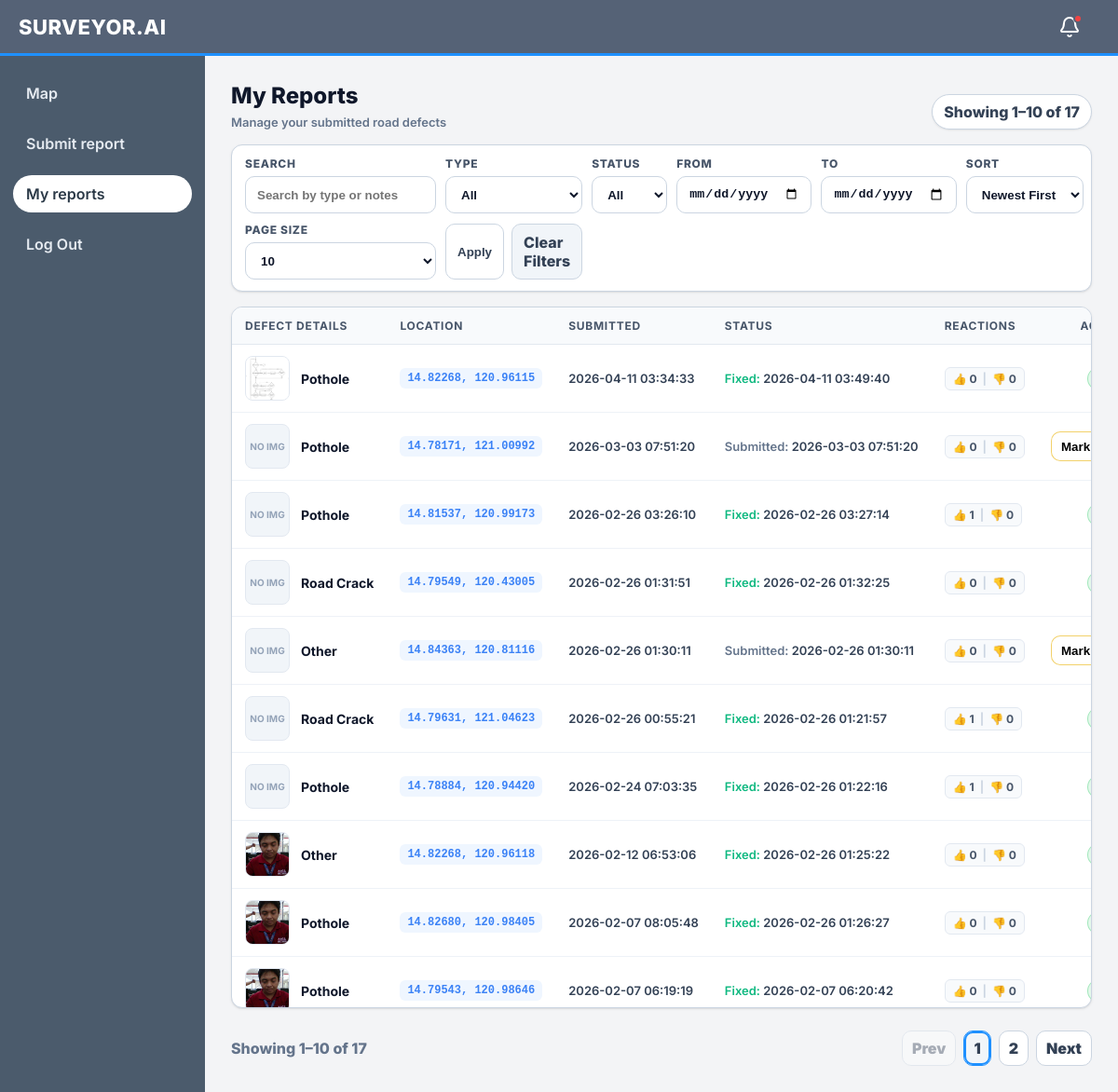
Screenshot of /my-reports (signed in) with the database file from the repository.
### app.py (models this page shows, shortened)
class Report(db.Model):
    id = db.Column(db.Integer, primary_key=True)
    user_id = db.Column(db.Integer, db.ForeignKey('user.id'), nullable=False, index=True)
    title = db.Column(db.String(200), nullable=False)
    body = db.Column(db.Text, nullable=False)
    latitude = db.Column(db.Float, nullable=True)
    longitude = db.Column(db.Float, nullable=True)
    obstruction_type = db.Column(db.String(50), nullable=True)
    photo_path = db.Column(db.String(512), nullable=True)
    created_at = db.Column(db.Integer, nullable=False, default=lambda: int(time.time()))
    status_updated_at = db.Column(db.Integer, nullable=True, default=lambda: int(time.time()))
    is_fixed = db.Column(db.Boolean, nullable=False, default=False)
    fixed_at = db.Column(db.Integer, nullable=True)
    is_false_report = db.Column(db.Boolean, nullable=False, default=False)
    thumbs_up_count = db.Column(db.Integer, nullable=False, default=0)
    thumbs_down_count = db.Column(db.Integer, nullable=False, default=0)
    @property
    def created_at_iso(self) -> str:
        try:
            return time.strftime('%Y-%m-%d %H:%M:%S', time.localtime(int(self.created_at)))
        except Exception:
            return str(self.created_at)
    @property
    def fixed_at_iso(self) -> str:
        try:
            if self.fixed_at:
                return time.strftime('%Y-%m-%d %H:%M:%S', time.localtime(int(self.fixed_at)))
            return ''
        except Exception:
            return ''

### app.py (the view, shortened to what this page needs)
@app.route('/my-reports')
def my_reports_page():
    current_user = _require_role('user')
    if not isinstance(current_user, User):
        return current_user
    if _is_admin_or_moderator(current_user):
        abort(403)
    q = (request.args.get('q') or '').strip()
    type_filter = (request.args.get('type') or '').strip().lower()
    status_filter = (request.args.get('status') or '').strip().lower()
    start_date = (request.args.get('start_date') or '').strip()
    end_date = (request.args.get('end_date') or '').strip()
    sort = (request.args.get('sort') or 'date_desc').strip().lower()
    try:
        page = max(1, int(request.args.get('page', '1')))
    except Exception:
        page = 1
    try:
        per_page = int(request.args.get('per_page', '10'))
    except Exception:
        per_page = 10
    if per_page not in (10, 20, 50):
        per_page = 10
    query = Report.query.filter(Report.user_id == int(current_user.id))
    if start_date:
        try:
            start_ts = int(time.mktime(time.strptime(start_date, "%Y-%m-%d")))
            query = query.filter(Report.created_at >= start_ts)
        except ValueError:
            pass
    if end_date:
        try:
            end_ts = int(time.mktime(time.strptime(end_date, "%Y-%m-%d"))) + 86399
            query = query.filter(Report.created_at <= end_ts)
        except ValueError:
            pass
    query = query.filter(Report.is_false_report == False)
    if sort == 'date_asc':
        query = query.order_by(asc(Report.created_at), asc(Report.id))
    elif sort == 'type':
        query = query.order_by(asc(Report.obstruction_type), desc(Report.created_at), desc(Report.id))
    else:
        sort = 'date_desc'
        query = query.order_by(desc(Report.created_at), desc(Report.id))
    total = query.count()
    pages = max(1, (total + per_page - 1) // per_page)
    if page > pages:
        page = pages
    offset = (page - 1) * per_page
    reports = query.limit(per_page).offset(offset).all()
    start = 0 if total == 0 else offset + 1
    end = 0 if total == 0 else min(total, offset + len(reports))
    return render_template(
        '/my_reports.html',
        current_user=current_user,
        is_admin=False,
        reports=reports,
        q=q,
        type_filter=type_filter,
        status_filter=status_filter,
        start_date=start_date,
        end_date=end_date,
        sort=sort,
        per_page=per_page,
        page=page,
        pages=pages,
        total=total,
        start=start,
        end=end,
    )

### app.py (called while the page is built, shortened)
def _get_current_user():
    uid = session.get('user_id')
    if not uid:
        return None
    try:
        return User.query.get(int(uid))
    except Exception:
        return None

def _is_admin(user) -> bool:
    if not user:
        return False
    role = getattr(user, 'role', None)
    if role is None:
        return False
    return str(role).strip().lower() == 'admin'

def _is_moderator(user) -> bool:
    if not user:
        return False
    role = getattr(user, 'role', None)
    if role is None:
        return False
    return str(role).strip().lower() == 'moderator'

def _is_admin_or_moderator(user) -> bool:
    return _is_admin(user) or _is_moderator(user)

@app.before_request
def _block_writes_during_restore():
    if not RESTORE_STATE.get("in_progress"):
        return None

def _login_required():
    cu = _get_current_user()
    if not cu:
        return redirect(url_for('login', next=request.path))
    return cu

def _require_role(*roles):
    cu = _login_required()
    if not isinstance(cu, User):
        return cu
    role = str(getattr(cu, 'role', '') or '').strip().lower()
    allowed = {str(r).strip().lower() for r in roles}
    if role not in allowed:
        abort(403)
    return cu

@app.context_processor
def inject_notifications():
    uid = session.get('user_id')
    count = 0
    if uid:
        try:
            count = Notification.query.filter_by(user_id=int(uid), is_read=False).count()
        except Exception:
            pass
    return dict(unread_notifications_count=count)

@app.before_request
def _ensure_gps_started():
    global _gps_started
    if not _gps_started:
        ensure_gps_thread()
        _gps_started = True

@app.before_request
def _cleanup_expired_otps_periodically():
    global _otp_cleanup_counter
    _otp_cleanup_counter += 1

### templates/my_reports.html (shortened to what this page needs)
<!DOCTYPE html>
<html>
  <head>
    <link rel="stylesheet" href="{{ url_for('static', filename='css/users.css') }}" />
    <link rel="stylesheet" href="{{ url_for('static', filename='css/my_reports.css') }}" />
    <link rel="stylesheet" href="{{ url_for('static', filename='css/mobile-nav.css') }}" />
  </head>
  <body>
    <header class="topbar">
      <div class="brand">SURVEYOR.AI</div>
      <div style="margin-left:auto; margin-right:12px; position:relative;">
        <button id="notifBtn" style="background:none; border:none; width:40px; height:40px; border-radius:8px; cursor:pointer; display:flex; align-items:center; justify-content:center; position:relative;">
          <img src="{{ url_for('static', filename='icons/bell.svg') }}" width="24" height="24" alt="Notifications" style="filter: brightness(0) invert(1);" />
          <div id="notifBadge" style="position:absolute; top:6px; right:6px; width:10px; height:10px; background:#ef4444; border:2px solid #556276; border-radius:50%; display:none;"></div>
        </button>
      </div>
    </header>
    <div class="layout">
      <aside class="sidebar">
        <nav class="nav">
          <a href="/map">Map</a>
          <a href="/reports">Submit report</a>
          <a class="active" href="/my-reports">My reports</a>
          <a href="/logout">Log Out</a>
        </nav>
      </aside>
      <main class="main">
        <div class="page">
          <div class="page-header">
            <div>
              <div class="title">My Reports</div>
              <div class="subtitle">Manage your submitted road defects</div>
            </div>
            <div class="count">Showing {{ start }}–{{ end }} of {{ total }}</div>
          </div>
          <div class="controls card">
            <form class="controls-inner" method="get" action="{{ url_for('my_reports_page') }}">
              <div class="control-row my-reports-filters">
                <div class="control">
                  <label class="control-label" for="q">Search</label>
                  <input id="q" class="control-input" type="text" name="q" value="{{ q or '' }}" placeholder="Search by type or notes" />
                </div>
                <div class="control">
                  <label class="control-label" for="type">Type</label>
                  <select id="type" class="control-input" name="type">
                    <option value="" {% if not type_filter %}selected{% endif %}>All</option>
                  </select>
                </div>
                <div class="control">
                  <label class="control-label" for="status">Status</label>
                  <select id="status" class="control-input" name="status">
                    <option value="" {% if not status_filter %}selected{% endif %}>All</option>
                  </select>
                </div>
                <div class="control">
                  <label class="control-label" for="start_date">From</label>
                  <input id="start_date" class="control-input" type="date" name="start_date" value="{{ start_date or '' }}" />
                </div>
                <div class="control">
                  <label class="control-label" for="end_date">To</label>
                  <input id="end_date" class="control-input" type="date" name="end_date" value="{{ end_date or '' }}" />
                </div>
                <div class="control">
                  <label class="control-label" for="sort">Sort</label>
                  <select id="sort" class="control-input" name="sort">
                    <option value="date_desc" {% if sort == 'date_desc' %}selected{% endif %}>Newest First</option>
                  </select>
                </div>
                <div class="control">
                  <label class="control-label" for="per_page">Page size</label>
                  <select id="per_page" class="control-input" name="per_page">
                    <option value="10" {% if per_page == 10 %}selected{% endif %}>10</option>
                  </select>
                </div>
                <div class="control actions">
                  <button class="btn" type="submit">Apply</button>
                  <a class="btn secondary" href="{{ url_for('my_reports_page') }}">Clear Filters</a>
                </div>
              </div>
            </form>
          </div>
          <div class="card">
            <div class="table-wrap tall">
              <table class="table" aria-label="My reports table">
                <thead>
                  <tr>
                    <th style="width: 25%;">Defect Details</th>
                    <th style="width: 15%;">Location</th>
                    <th style="width: 15%;">Submitted</th>
                    <th style="width: 15%;">Status</th>
                    <th style="width: 15%;">Reactions</th>
                    <th style="width: 15%; text-align: right;">Actions</th>
                  </tr>
                </thead>
                <tbody>
                  {% if reports and reports|length > 0 %}
                    {% for r in reports %}
                      <tr>
                        <td>
                          <div class="report-cell">
                            <a class="report-thumb"
                               {% if r.photo_path %}href="{{ url_for('static', filename=r.photo_path) }}" target="_blank" rel="noopener"{% endif %}>
                              {% if r.photo_path %}
                                <img src="{{ url_for('static', filename=r.photo_path) }}" alt="Evidence">
                              {% else %}
                                <span>No Img</span>
                              {% endif %}
                            </a>
                            <div class="report-info">
                              <div class="report-type">{{ r.obstruction_type or 'Unknown' }}</div>
                            </div>
                          </div>
                        </td>
                        <td>
                          {% if r.latitude is not none and r.longitude is not none %}
                            <a href="{{ url_for('map_page', lat=r.latitude, lng=r.longitude) }}" class="coords-link" title="View on map">
                              {{ '%.5f'|format(r.latitude) }}, {{ '%.5f'|format(r.longitude) }}
                            </a>
                          {% else %}
                            <span class="muted" style="font-size:12px;">No location</span>
                          {% endif %}
                        </td>
                        <td>
                          <div class="timestamp-cell" style="font-size: 13px; color: #334155;">{{ r.created_at_iso }}</div>
                        </td>
                        <td>
                          <div class="timestamp-cell" style="font-size: 13px; color: #334155;">
                            {% if r.is_fixed and r.fixed_at %}
                              <span style="color: #10b981; font-weight: 600;">Fixed:</span> {{ r.fixed_at_iso }}
                            {% else %}
                              <span style="color: #64748b; font-weight: 600;">Submitted:</span> {{ r.created_at_iso }}
                            {% endif %}
                          </div>
                        </td>
                        <td>
                          <div class="reaction-pill">
                            <span title="Thumbs Up">👍 {{ r.thumbs_up_count }}</span>
                            <span style="color:#cbd5e1">|</span>
                            <span title="Thumbs Down">👎 {{ r.thumbs_down_count }}</span>
                          </div>
                        </td>
                        <td style="text-align: right;">
                          {% if r.is_fixed %}
                            <span class="badge badge--active">Fixed</span>
                          {% else %}
                            <button class="mini-btn warn" onclick="markAsFixed({{ r.id }})" title="Mark as Fixed">
                              Mark Fixed
                            </button>
                          {% endif %}
                        </td>
                      </tr>
                    {% endfor %}
                  {% endif %}
                </tbody>
              </table>
            </div>
          </div>
          <div class="pagination">
            <div class="range">Showing {{ start }}–{{ end }} of {{ total }}</div>
            <div class="pager">
              {% if page > 1 %}
                <a class="page-btn" href="{{ url_for('my_reports_page', q=q, type=type_filter, status=status_filter, sort=sort, per_page=per_page, page=(page-1)) }}">Prev</a>
              {% else %}
                <span class="page-btn" style="opacity: 0.4; pointer-events: none;">Prev</span>
              {% endif %}
              {% set start_page = (page - 2) if (page - 2) > 1 else 1 %}
              {% set end_page = (page + 2) if (page + 2) < pages else pages %}
              {% for p in range(start_page, end_page + 1) %}
                <a class="page-num {% if p == page %}active{% endif %}" href="{{ url_for('my_reports_page', q=q, type=type_filter, status=status_filter, sort=sort, per_page=per_page, page=p) }}">{{ p }}</a>
              {% endfor %}
              {% if page < pages %}
                <a class="page-btn" href="{{ url_for('my_reports_page', q=q, type=type_filter, status=status_filter, sort=sort, per_page=per_page, page=(page+1)) }}">Next</a>
              {% else %}
                <span class="page-btn" style="opacity: 0.4; pointer-events: none;">Next</span>
              {% endif %}
            </div>
          </div>
        </div>
      </main>
    </div>
  </body>
</html>

### static/css/my_reports.css (style rules this page uses)
.report-cell { display: flex; align-items: center; gap: 12px; }
.report-thumb { width: 48px; height: 48px; border-radius: 8px; background: #f1f5f9; border: 1px solid #e2e8f0; overflow: hidden; flex-shrink: 0; display: flex; align-items: center; justify-content: center; color: #94a3b8; font-size: 10px; font-weight: 700; text-transform: uppercase; }
.report-thumb img { width: 100%; height: 100%; object-fit: cover; }
.report-info { display: flex; flex-direction: column; gap: 2px; }
.report-type { font-weight: 700; color: #0f172a; font-size: 14px; }
.reaction-pill { display: inline-flex; align-items: center; gap: 6px; background: #f8fafc; border: 1px solid #e2e8f0; padding: 4px 8px; border-radius: 6px; font-size: 12px; font-weight: 700; color: #475569; }

### rows the page displays
Report: photo_path (picture), obstruction_type "Pothole", latitude "14.82268", longitude "120.96115", created_at_iso "2026-04-11 03:34:33", fixed_at_iso "2026-04-11 03:49:40", thumbs_up_count "0", thumbs_down_count "0"
Report: shows "NO IMG", obstruction_type "Pothole", latitude "14.78171", longitude "121.00992", created_at_iso "2026-03-03 07:51:20", thumbs_up_count "0", thumbs_down_count "0"
Report: shows "NO IMG", obstruction_type "Pothole", latitude "14.81537", longitude "120.99173", created_at_iso "2026-02-26 03:26:10", fixed_at_iso "2026-02-26 03:27:14", thumbs_up_count "1", thumbs_down_count "0"
Report: shows "NO IMG", obstruction_type "Road Crack", latitude "14.79549", longitude "120.43005", created_at_iso "2026-02-26 01:31:51", fixed_at_iso "2026-02-26 01:32:25", thumbs_up_count "0", thumbs_down_count "0"
Report: shows "NO IMG", obstruction_type "Other", latitude "14.84363", longitude "120.81116", created_at_iso "2026-02-26 01:30:11", thumbs_up_count "0", thumbs_down_count "0"
Report: shows "NO IMG", obstruction_type "Road Crack", latitude "14.79631", longitude "121.04623", created_at_iso "2026-02-26 00:55:21", fixed_at_iso "2026-02-26 01:21:57", thumbs_up_count "1", thumbs_down_count "0"
Report: shows "NO IMG", obstruction_type "Pothole", latitude "14.78884", longitude "120.94420", created_at_iso "2026-02-24 07:03:35", fixed_at_iso "2026-02-26 01:22:16", thumbs_up_count "1", thumbs_down_count "0"
Report: photo_path (picture), obstruction_type "Other", latitude "14.82268", longitude "120.96118", created_at_iso "2026-02-12 06:53:06", fixed_at_iso "2026-02-26 01:25:22", thumbs_up_count "0", thumbs_down_count "0"
Report: photo_path (picture), obstruction_type "Pothole", latitude "14.82680", longitude "120.98405", created_at_iso "2026-02-07 08:05:48", fixed_at_iso "2026-02-26 01:26:27", thumbs_up_count "0", thumbs_down_count "0"
Report: photo_path (picture), obstruction_type "Pothole", latitude "14.79543", longitude "120.98646", created_at_iso "2026-02-07 06:19:19", fixed_at_iso "2026-02-07 06:20:42", thumbs_up_count "0", thumbs_down_count "0"

### other values shown
{{ start }} "1"
{{ end }} "10"
{{ total }} "17"
{{ p }} "1" "2"
